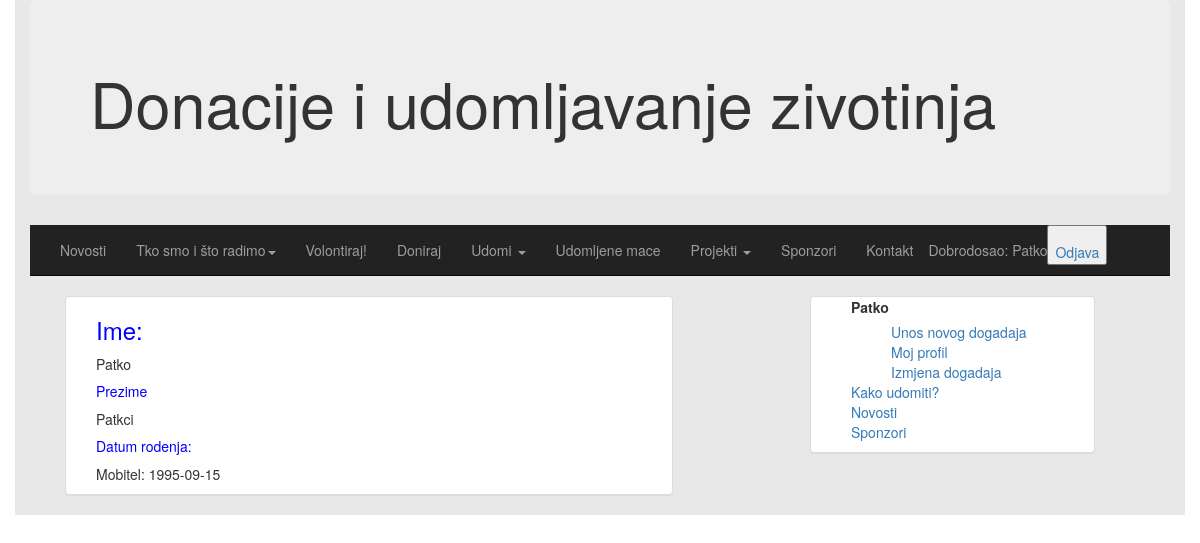
Screenshot of /mojprofil.php (signed in) with the database file from the repository.
### tables this page shows
CREATE TABLE `korisnici` (
  `id` int(11) NOT NULL,
  `username` varchar(128) NOT NULL,
  `password` varchar(256) NOT NULL,
  `razprist` int(11) NOT NULL,
  `ime` varchar(128) NOT NULL,
  `prezime` varchar(128) NOT NULL,
  `datRodenja` date NOT NULL,
  `email` varchar(128) NOT NULL
);

### mojprofil.php (the view, shortened to what this page needs)
<!DOCTYPE html>
<html>
<head>
  <link rel="stylesheet" href="http://maxcdn.bootstrapcdn.com/bootstrap/3.3.4/css/bootstrap.min.css">
</head>
<body>
<div class="container" style="background-color:#E8E8E8">
  <div class="jumbotron">
    <h1>Donacije i udomljavanje zivotinja</h1>
  </div>
   <div class="navbar navbar-inverse navbar-static-top" role="navigation">
	   <div class="container">
    <div class="navbar-collapse collapse">
     <ul class="nav navbar-nav navbar-center">
       <li clas="active"><a href="index.php">Novosti</a></li>
       <li class="dropdown">
         <a href="#" class="dropdown-toggle" data-toggle="dropdown">Tko smo i što radimo<b class="caret"></b></a>
       </li>
       <li clas="active"><a href="volontiraj.php">Volontiraj!</a></li>
       <li clas="active"><a href="doniraj.php">Doniraj</a></li>
       <li class="dropdown">
        <a href="#" class="dropdown-toggle" data-toggle="dropdown">Udomi <b class="caret"></b></a>
       </li>
       <li><a href="login.php">Udomljene mace</a></li>
       <li class="dropdown">
        <a href="#" class="dropdown-toggle" data-toggle="dropdown">Projekti <b class="caret"></b></a>
       </li>
       <li><a href="#">Sponzori</a></li>
       <li><a href="kontakt.php">Kontakt</a></li>
       <li><span style="display: block; color: #9d9d9d; padding: 15px 0; line-height: 20px;">Dobrodosao: <?php echo $_SESSION['login_user']; ?></span></li>
       <li><button style="  padding-top:15px;"><a href="login.html">Odjava</a></button></li>
     </ul>
    </div>
	   </div>
   </div>
    <div clas="col-md-12">
    <div class="col-md-8" style="margin-left:20px">
    <?php
    $id = $_SESSION['login_user'];
    $mysqli = new mysqli("localhost", "root", "root", "seminar2");
          $query= "SELECT * from korisnici WHERE username='$id'";
          $result=  $mysqli->query($query);
        while($row= $result->fetch_assoc()){
           echo '<div class="col-md-10 panel panel-default">';
            echo '<div class="col-md-12">';
            echo '<h3 style="color:blue">Ime:</h3>';
            echo '<p>' . $row['ime']  . '</p>';
            echo '<h5 style="color:blue">Prezime</h5>';
            echo '<p>' . $row['prezime'] . '';
            echo '<h5 style="color:blue">Datum rodenja:</h5>';
            echo '<p>Mobitel: ' . $row['datRodenja'] . '';
            echo '</div>';
            echo '</div>';
           }
    ?>
  </div>
  </div>
   <div class=" nav nav-stacked pull-center col-sm-3 panel panel-default ">
      <ul style="list-style-type:none">
       <li><label> <?php echo $_SESSION['login_user']; ?></label></li>
       <ul style="list-style-type:none">
          <li><a href="novidogadaj.html">Unos novog dogadaja</a></li>
          <li><a href="#">Moj profil</a></li>
          <li><a href="#">Izmjena dogadaja</a></li>
      </ul>
      <li><a href="#">Kako udomiti?</a></li>
      <li><a href="#">Novosti</a></li>
      <li><a href="#">Sponzori</a></li>
      </ul>
     </div>
  </div>
</body>
</html>

### rows the page displays
korisnici: ime "Patko", prezime "Patkci", datRodenja "1995-09-15"

### other values shown
$_SESSION['login_user'] "Patko"
